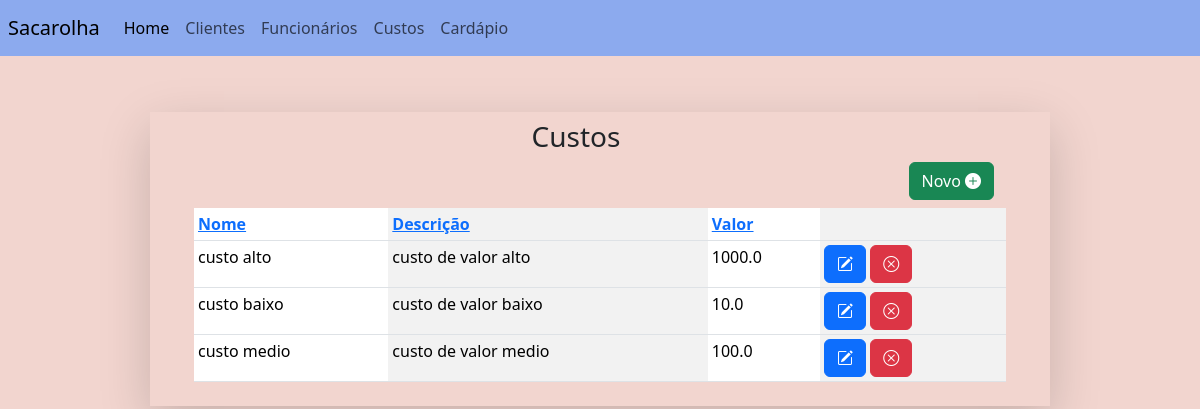
Before: /custo_list (signed in) with the older database file.
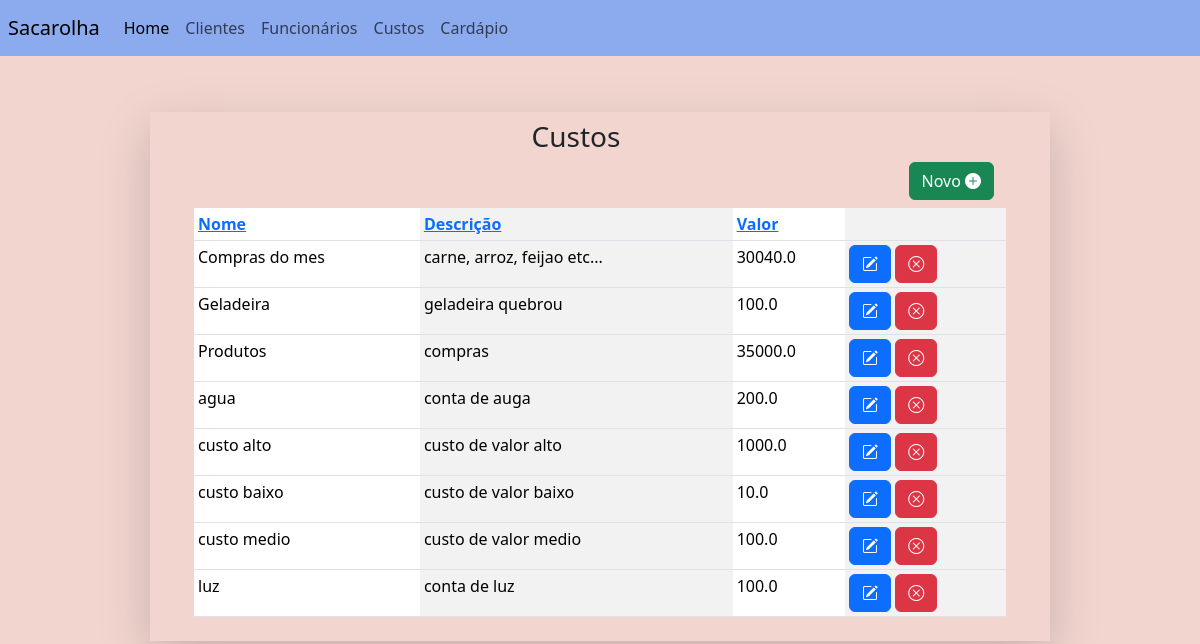
After: the same page with the newer database file.
### main/models.py (models this page shows, shortened)
class RegistroFinanceiro(models.Model):
	category_list = [
		("cliente", "cliente"),
		("custo", "custo"),
		("funcionario", "funcionario"),
	]
	user = models.ForeignKey(User, on_delete=models.CASCADE, null=True)
	name = models.CharField(max_length = 200)
	description = models.CharField(max_length = 200, blank=True)
	value = models.FloatField(validators= [validate_positive])
	category = models.CharField(max_length = 200, choices = category_list)
	state = models.BooleanField(default=True)

### main/views.py (the view)
# urls.py: path('custo_list', views.CustoListView.as_view(), name='custo_list'),
class CustoListView(LoginRequiredMixin, ListView):
    login_url = "login"
    template_name = "main/custo/custo_list.html"
    model = RegistroFinanceiro
    def get_queryset(self):
        queryset = super().get_queryset().filter(category='custo')
        order = self.request.GET.get('order', 'asc')
        sort_by = self.request.GET.get('sort', 'name')
        if order == "desc":
            sort_by = f'-{sort_by}'
        queryset= queryset.order_by(sort_by)
        return queryset

### main/templates/main/custo/custo_list.html (shortened to what this page needs)
{%extends "base.html"%}
{%block navbar%}
{%include 'navbar.html'%}
{%endblock navbar%}
{%block content%}
<div align="right" class='pe-5' >
	<h3 align="center">Custos</h3>
<a class='btn btn-success h1' href={%url 'custo_create'%} method='GET'class='h3'>Novo					<i class="bi bi-plus-circle-fill"></i></a>
{%include "main/custo/custo_table.html"%}
</div>
{%endblock content%}

### main/templates/base.html (shortened to what this page needs)
{%load static%}
<!DOCTYPE html>
<html>
<head>
	<link rel="stylesheet" href="">
	<link href="https://cdn.jsdelivr.net/npm/bootstrap@5.3.3/dist/css/bootstrap.min.css" rel="stylesheet">
	<link rel="stylesheet" href="https://cdn.jsdelivr.net/npm/bootstrap-icons@1.11.3/font/bootstrap-icons.min.css">
</head>
<body style="background-color:#f2d5cf;">
	{%block navbar%}
	{%endblock navbar%}
	<br><br>
<div class="shadow-lg m-2 p-2 w-75 mx-auto">
	{%block content%}{%endblock content%}
</div>
<br><br>
</body>
</html>

### main/templates/navbar.html (shortened to what this page needs)
<nav class="navbar navbar-expand-lg bg-body-tertiary p-0">
  <div class="container-fluid p-2 m-0" style="background-color:#8caaee;">
    <a class="navbar-brand" href="#">Sacarolha</a>
    <div class="collapse navbar-collapse" id="navbarNav">
      <ul class="navbar-nav">
        <li class="nav-item">
          <a class="nav-link active" aria-current="page" href={%url 'index'%}>Home</a>
        </li>
        <li class="nav-item">
          <a class="nav-link" href={%url 'cliente'%}>Clientes</a>
        </li>
        <li class="nav-item">
          <a class="nav-link" href={%url "funcionario_list"%}>Funcionários</a>
        </li>
        <li class="nav-item">
          <a class="nav-link" href="{%url 'custo_list'%}">Custos</a>
        </li>
        <li class="nav-item">
          <a class="nav-link" href="{%url 'cardapio_list'%}">Cardápio</a>
        </li>
      </ul>
    </div>
  </div>
</nav>

### main/templates/main/custo/custo_table.html
<div class='row ps-5 justify-content-center'>
<table class="table table-striped-columns table-sm">
<thead>
	<tr>
		<th>             <a href="?sort=name&order={% if request.GET.order == 'asc' %}desc{% else %}asc{% endif %}">
			Nome
		</a></th>
		<th>                <a href="?sort=description&order={% if request.GET.order == 'asc' %}desc{% else %}asc{% endif %}">
			Descrição
		</a></th>
		<th>                <a href="?sort=value&order={% if request.GET.order == 'asc' %}desc{% else %}asc{% endif %}">
			Valor
		</a></th>
		<th></th>
	</tr>
</thead>
<tbody>
	{%for object in object_list%}
		{%if object.category == "custo" and object.state == True%}
		<tr>
			<td scope="row">{{object.name}}</td>
			<td scope="row">{{object.description}}</td>
			<td scope="row">{{object.value}}</td>
			<td><a href="{%url 'custo_update' object.id%}" class='btn btn-primary'>
				<i class="bi bi-pencil-square"></i>
			</a>
			<a href="{%url 'custo_softdelete' object.id%}"class='btn btn-danger'>
				<i class="bi bi-x-circle"></i>
			</a>
			</td>
		</tr>
		{%endif%}
	{%endfor%}
</tbody>
</table>
</div>

Changed rows visible on the page:
added RegistroFinanceiro: name "Compras do mes", description "carne, arroz, feijao etc...", value "30040.0"
added RegistroFinanceiro: name "Geladeira", description "geladeira quebrou", value "100.0"
added RegistroFinanceiro: name "Produtos", description "compras", value "35000.0"
added RegistroFinanceiro: name "agua", description "conta de auga", value "200.0"
added RegistroFinanceiro: name "luz", description "conta de luz", value "100.0"
